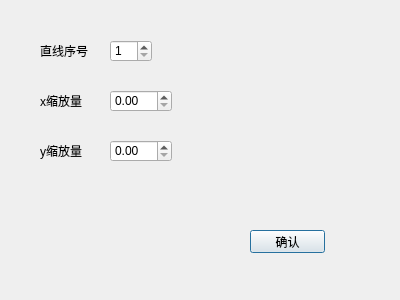
<?xml version="1.0" encoding="UTF-8"?>
<ui version="4.0">
 <class>scalelineDialog</class>
 <widget class="QDialog" name="scalelineDialog">
  <property name="geometry">
   <rect>
    <x>0</x>
    <y>0</y>
    <width>400</width>
    <height>300</height>
   </rect>
  </property>
  <property name="windowTitle">
   <string>Dialog</string>
  </property>
  <widget class="QPushButton" name="pushButton">
   <property name="geometry">
    <rect>
     <x>250</x>
     <y>230</y>
     <width>75</width>
     <height>23</height>
    </rect>
   </property>
   <property name="text">
    <string>确认</string>
   </property>
  </widget>
  <widget class="QLabel" name="label">
   <property name="geometry">
    <rect>
     <x>40</x>
     <y>40</y>
     <width>61</width>
     <height>21</height>
    </rect>
   </property>
   <property name="text">
    <string>直线序号</string>
   </property>
  </widget>
  <widget class="QLabel" name="label_2">
   <property name="geometry">
    <rect>
     <x>40</x>
     <y>90</y>
     <width>61</width>
     <height>21</height>
    </rect>
   </property>
   <property name="text">
    <string>x缩放量</string>
   </property>
  </widget>
  <widget class="QLabel" name="label_3">
   <property name="geometry">
    <rect>
     <x>40</x>
     <y>140</y>
     <width>61</width>
     <height>21</height>
    </rect>
   </property>
   <property name="text">
    <string>y缩放量</string>
   </property>
  </widget>
  <widget class="QDoubleSpinBox" name="doubleSpinBox">
   <property name="geometry">
    <rect>
     <x>110</x>
     <y>90</y>
     <width>62</width>
     <height>22</height>
    </rect>
   </property>
  </widget>
  <widget class="QDoubleSpinBox" name="doubleSpinBox_2">
   <property name="geometry">
    <rect>
     <x>110</x>
     <y>140</y>
     <width>62</width>
     <height>22</height>
    </rect>
   </property>
  </widget>
  <widget class="QSpinBox" name="spinBox">
   <property name="geometry">
    <rect>
     <x>110</x>
     <y>40</y>
     <width>42</width>
     <height>22</height>
    </rect>
   </property>
   <property name="minimum">
    <number>1</number>
   </property>
  </widget>
 </widget>
 <resources/>
 <connections/>
</ui>
